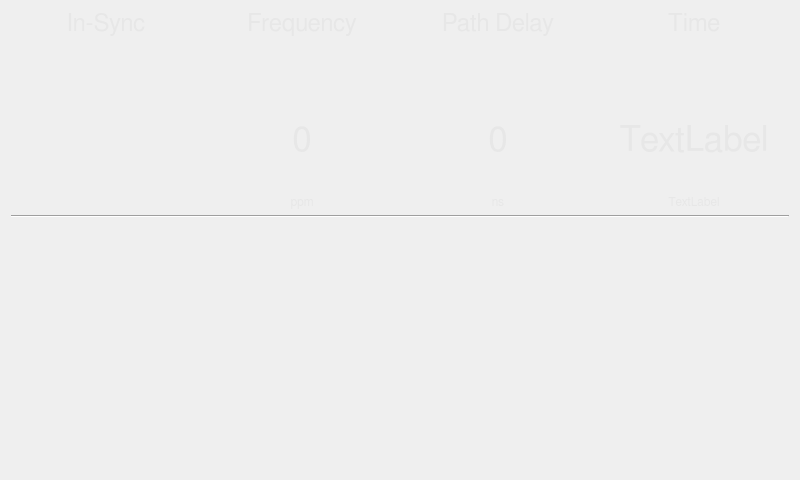
<?xml version="1.0" encoding="UTF-8"?>
<ui version="4.0">
 <class>MainWindow</class>
 <widget class="QMainWindow" name="MainWindow">
  <property name="geometry">
   <rect>
    <x>0</x>
    <y>0</y>
    <width>800</width>
    <height>480</height>
   </rect>
  </property>
  <property name="windowTitle">
   <string>MainWindow</string>
  </property>
  <property name="styleSheet">
   <string notr="true">border-image: url(:/resources/metal1.jpg);</string>
  </property>
  <widget class="QWidget" name="centralWidget">
   <layout class="QVBoxLayout" name="verticalLayout_9">
    <item>
     <layout class="QVBoxLayout" name="verticalLayout">
      <property name="bottomMargin">
       <number>20</number>
      </property>
      <item>
       <layout class="QHBoxLayout" name="horizontalLayout">
        <item>
         <layout class="QVBoxLayout" name="verticalLayout_2">
          <item>
           <widget class="QLabel" name="label_2">
            <property name="maximumSize">
             <size>
              <width>16777215</width>
              <height>50</height>
             </size>
            </property>
            <property name="font">
             <font>
              <family>FreeSans</family>
              <pointsize>18</pointsize>
             </font>
            </property>
            <property name="styleSheet">
             <string notr="true">border-image: url();
color: rgb(231, 231, 231);</string>
            </property>
            <property name="text">
             <string>In-Sync</string>
            </property>
            <property name="alignment">
             <set>Qt::AlignHCenter|Qt::AlignTop</set>
            </property>
            <property name="margin">
             <number>10</number>
            </property>
           </widget>
          </item>
          <item>
           <spacer name="verticalSpacer_2">
            <property name="orientation">
             <enum>Qt::Vertical</enum>
            </property>
            <property name="sizeType">
             <enum>QSizePolicy::Fixed</enum>
            </property>
            <property name="sizeHint" stdset="0">
             <size>
              <width>20</width>
              <height>20</height>
             </size>
            </property>
           </spacer>
          </item>
          <item>
           <widget class="QLabel" name="label_LED">
            <property name="styleSheet">
             <string notr="true">border-image: url()</string>
            </property>
            <property name="text">
             <string/>
            </property>
            <property name="alignment">
             <set>Qt::AlignCenter</set>
            </property>
           </widget>
          </item>
          <item>
           <spacer name="verticalSpacer_3">
            <property name="orientation">
             <enum>Qt::Vertical</enum>
            </property>
            <property name="sizeHint" stdset="0">
             <size>
              <width>20</width>
              <height>40</height>
             </size>
            </property>
           </spacer>
          </item>
         </layout>
        </item>
        <item>
         <layout class="QVBoxLayout" name="verticalLayout_3">
          <item>
           <widget class="QLabel" name="label">
            <property name="font">
             <font>
              <family>FreeSans</family>
              <pointsize>18</pointsize>
             </font>
            </property>
            <property name="styleSheet">
             <string notr="true">border-image: url();
color: rgb(231, 231, 231);</string>
            </property>
            <property name="text">
             <string>Frequency</string>
            </property>
            <property name="alignment">
             <set>Qt::AlignHCenter|Qt::AlignTop</set>
            </property>
            <property name="margin">
             <number>10</number>
            </property>
           </widget>
          </item>
          <item>
           <layout class="QVBoxLayout" name="verticalLayout_6">
            <item>
             <widget class="QLabel" name="label_Frequency">
              <property name="minimumSize">
               <size>
                <width>0</width>
                <height>100</height>
               </size>
              </property>
              <property name="font">
               <font>
                <family>FreeSans</family>
                <pointsize>26</pointsize>
               </font>
              </property>
              <property name="styleSheet">
               <string notr="true">border-image: url();
color: rgb(231, 231, 231);</string>
              </property>
              <property name="text">
               <string>0</string>
              </property>
              <property name="alignment">
               <set>Qt::AlignCenter</set>
              </property>
             </widget>
            </item>
            <item>
             <widget class="QLabel" name="label_6">
              <property name="maximumSize">
               <size>
                <width>16777215</width>
                <height>40</height>
               </size>
              </property>
              <property name="font">
               <font>
                <family>FreeSans</family>
               </font>
              </property>
              <property name="styleSheet">
               <string notr="true">border-image: url();
color: rgb(231, 231, 231);</string>
              </property>
              <property name="text">
               <string>ppm</string>
              </property>
              <property name="alignment">
               <set>Qt::AlignCenter</set>
              </property>
             </widget>
            </item>
           </layout>
          </item>
         </layout>
        </item>
        <item>
         <layout class="QVBoxLayout" name="verticalLayout_4">
          <item>
           <widget class="QLabel" name="label_3">
            <property name="font">
             <font>
              <family>FreeSans</family>
              <pointsize>18</pointsize>
             </font>
            </property>
            <property name="styleSheet">
             <string notr="true">border-image: url();
color: rgb(231, 231, 231);</string>
            </property>
            <property name="text">
             <string>Path Delay</string>
            </property>
            <property name="alignment">
             <set>Qt::AlignHCenter|Qt::AlignTop</set>
            </property>
            <property name="margin">
             <number>10</number>
            </property>
           </widget>
          </item>
          <item>
           <layout class="QVBoxLayout" name="verticalLayout_7">
            <item>
             <widget class="QLabel" name="label_Delay">
              <property name="minimumSize">
               <size>
                <width>0</width>
                <height>100</height>
               </size>
              </property>
              <property name="font">
               <font>
                <family>FreeSans</family>
                <pointsize>26</pointsize>
               </font>
              </property>
              <property name="styleSheet">
               <string notr="true">border-image: url();
color: rgb(231, 231, 231);</string>
              </property>
              <property name="text">
               <string>0</string>
              </property>
              <property name="alignment">
               <set>Qt::AlignCenter</set>
              </property>
             </widget>
            </item>
            <item>
             <widget class="QLabel" name="label_8">
              <property name="maximumSize">
               <size>
                <width>16777215</width>
                <height>40</height>
               </size>
              </property>
              <property name="font">
               <font>
                <family>FreeSans</family>
               </font>
              </property>
              <property name="styleSheet">
               <string notr="true">border-image: url();
color: rgb(231, 231, 231);</string>
              </property>
              <property name="text">
               <string>ns</string>
              </property>
              <property name="alignment">
               <set>Qt::AlignCenter</set>
              </property>
             </widget>
            </item>
           </layout>
          </item>
         </layout>
        </item>
        <item>
         <layout class="QVBoxLayout" name="verticalLayout_5">
          <item>
           <widget class="QLabel" name="label_4">
            <property name="font">
             <font>
              <family>FreeSans</family>
              <pointsize>18</pointsize>
             </font>
            </property>
            <property name="styleSheet">
             <string notr="true">border-image: url();
color: rgb(231, 231, 231);</string>
            </property>
            <property name="text">
             <string>Time</string>
            </property>
            <property name="alignment">
             <set>Qt::AlignHCenter|Qt::AlignTop</set>
            </property>
            <property name="margin">
             <number>10</number>
            </property>
           </widget>
          </item>
          <item>
           <layout class="QVBoxLayout" name="verticalLayout_8">
            <item>
             <widget class="QLabel" name="label_Time">
              <property name="minimumSize">
               <size>
                <width>0</width>
                <height>100</height>
               </size>
              </property>
              <property name="font">
               <font>
                <family>FreeSans</family>
                <pointsize>26</pointsize>
               </font>
              </property>
              <property name="styleSheet">
               <string notr="true">border-image: url();
color: rgb(231, 231, 231);</string>
              </property>
              <property name="text">
               <string>TextLabel</string>
              </property>
              <property name="alignment">
               <set>Qt::AlignCenter</set>
              </property>
             </widget>
            </item>
            <item>
             <widget class="QLabel" name="label_Day">
              <property name="maximumSize">
               <size>
                <width>16777215</width>
                <height>40</height>
               </size>
              </property>
              <property name="font">
               <font>
                <family>FreeSans</family>
               </font>
              </property>
              <property name="styleSheet">
               <string notr="true">border-image: url();
color: rgb(231, 231, 231);</string>
              </property>
              <property name="text">
               <string>TextLabel</string>
              </property>
              <property name="alignment">
               <set>Qt::AlignCenter</set>
              </property>
             </widget>
            </item>
           </layout>
          </item>
         </layout>
        </item>
       </layout>
      </item>
      <item>
       <widget class="Line" name="line">
        <property name="orientation">
         <enum>Qt::Horizontal</enum>
        </property>
       </widget>
      </item>
      <item>
       <layout class="QHBoxLayout" name="horizontalLayout_2">
        <item>
         <widget class="QCustomPlot" name="plotWidget" native="true">
          <property name="sizePolicy">
           <sizepolicy hsizetype="MinimumExpanding" vsizetype="MinimumExpanding">
            <horstretch>0</horstretch>
            <verstretch>0</verstretch>
           </sizepolicy>
          </property>
          <property name="styleSheet">
           <string notr="true">border-image: url();</string>
          </property>
         </widget>
        </item>
        <item>
         <spacer name="verticalSpacer">
          <property name="orientation">
           <enum>Qt::Vertical</enum>
          </property>
          <property name="sizeHint" stdset="0">
           <size>
            <width>1</width>
            <height>40</height>
           </size>
          </property>
         </spacer>
        </item>
       </layout>
      </item>
      <item>
       <layout class="QHBoxLayout" name="horizontalLayout_3">
        <item>
         <spacer name="horizontalSpacer_5">
          <property name="orientation">
           <enum>Qt::Horizontal</enum>
          </property>
          <property name="sizeType">
           <enum>QSizePolicy::Fixed</enum>
          </property>
          <property name="sizeHint" stdset="0">
           <size>
            <width>40</width>
            <height>5</height>
           </size>
          </property>
         </spacer>
        </item>
        <item>
         <widget class="QPushButton" name="pushButton">
          <property name="focusPolicy">
           <enum>Qt::NoFocus</enum>
          </property>
          <property name="styleSheet">
           <string notr="true">border-image: url();</string>
          </property>
          <property name="text">
           <string/>
          </property>
          <property name="icon">
           <iconset resource="PTPGraphicResources.qrc">
            <normaloff>:/resources/exit-button.png</normaloff>:/resources/exit-button.png</iconset>
          </property>
          <property name="iconSize">
           <size>
            <width>110</width>
            <height>60</height>
           </size>
          </property>
          <property name="flat">
           <bool>true</bool>
          </property>
         </widget>
        </item>
        <item>
         <spacer name="horizontalSpacer">
          <property name="orientation">
           <enum>Qt::Horizontal</enum>
          </property>
          <property name="sizeHint" stdset="0">
           <size>
            <width>40</width>
            <height>20</height>
           </size>
          </property>
         </spacer>
        </item>
        <item>
         <widget class="QLabel" name="label_7">
          <property name="sizePolicy">
           <sizepolicy hsizetype="Preferred" vsizetype="Maximum">
            <horstretch>0</horstretch>
            <verstretch>0</verstretch>
           </sizepolicy>
          </property>
          <property name="maximumSize">
           <size>
            <width>16777215</width>
            <height>16777215</height>
           </size>
          </property>
          <property name="styleSheet">
           <string notr="true">border-image: url();</string>
          </property>
          <property name="text">
           <string/>
          </property>
          <property name="pixmap">
           <pixmap resource="PTPGraphicResources.qrc">:/resources/timesys.png</pixmap>
          </property>
          <property name="scaledContents">
           <bool>false</bool>
          </property>
          <property name="wordWrap">
           <bool>false</bool>
          </property>
         </widget>
        </item>
        <item>
         <spacer name="horizontalSpacer_4">
          <property name="orientation">
           <enum>Qt::Horizontal</enum>
          </property>
          <property name="sizeType">
           <enum>QSizePolicy::Fixed</enum>
          </property>
          <property name="sizeHint" stdset="0">
           <size>
            <width>40</width>
            <height>5</height>
           </size>
          </property>
         </spacer>
        </item>
       </layout>
      </item>
     </layout>
    </item>
   </layout>
  </widget>
 </widget>
 <layoutdefault spacing="6" margin="11"/>
 <customwidgets>
  <customwidget>
   <class>QCustomPlot</class>
   <extends>QWidget</extends>
   <header>PlottingClass/qcustomplot.h</header>
   <container>1</container>
  </customwidget>
 </customwidgets>
 <resources>
  <include location="PTPGraphicResources.qrc"/>
 </resources>
 <connections/>
</ui>
